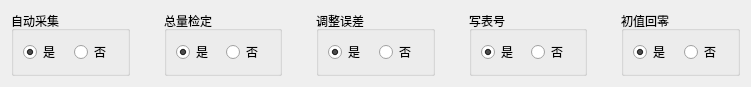
  <widget class="QWidget" name="layoutWidget">
   <property name="geometry">
    <rect>
     <x>21</x>
     <y>390</y>
     <width>751</width>
     <height>58</height>
    </rect>
   </property>
   <layout class="QHBoxLayout" name="horizontalLayout_5">
    <item>
     <widget class="Q3ButtonGroup" name="buttonGroup_2">
      <property name="title">
       <string>自动采集</string>
      </property>
      <layout class="QHBoxLayout" name="horizontalLayout">
       <item>
        <widget class="QRadioButton" name="tBtn_autoPick_true">
         <property name="text">
          <string>是</string>
         </property>
         <property name="checked">
          <bool>true</bool>
         </property>
        </widget>
       </item>
       <item>
        <widget class="QRadioButton" name="tBtn_autoPick_false">
         <property name="text">
          <string>否</string>
         </property>
        </widget>
       </item>
      </layout>
     </widget>
    </item>
    <item>
     <spacer name="horizontalSpacer_22">
      <property name="orientation">
       <enum>Qt::Horizontal</enum>
      </property>
      <property name="sizeType">
       <enum>QSizePolicy::Preferred</enum>
      </property>
      <property name="sizeHint" stdset="0">
       <size>
        <width>28</width>
        <height>20</height>
       </size>
      </property>
     </spacer>
    </item>
    <item>
     <widget class="Q3ButtonGroup" name="buttonGroup">
      <property name="title">
       <string>总量检定</string>
      </property>
      <layout class="QHBoxLayout" name="horizontalLayout_6">
       <item>
        <widget class="QRadioButton" name="tBtn_totalverify_true">
         <property name="text">
          <string>是</string>
         </property>
         <property name="checked">
          <bool>true</bool>
         </property>
        </widget>
       </item>
       <item>
        <widget class="QRadioButton" name="tBtn_totalverify_false">
         <property name="text">
          <string>否</string>
         </property>
        </widget>
       </item>
      </layout>
     </widget>
    </item>
    <item>
     <spacer name="horizontalSpacer_23">
      <property name="orientation">
       <enum>Qt::Horizontal</enum>
      </property>
      <property name="sizeType">
       <enum>QSizePolicy::Preferred</enum>
      </property>
      <property name="sizeHint" stdset="0">
       <size>
        <width>28</width>
        <height>20</height>
       </size>
      </property>
     </spacer>
    </item>
    <item>
     <widget class="Q3ButtonGroup" name="buttonGroup_4">
      <property name="title">
       <string>调整误差</string>
      </property>
      <layout class="QHBoxLayout" name="horizontalLayout_8">
       <item>
        <widget class="QRadioButton" name="tBtn_adjustError_true">
         <property name="text">
          <string>是</string>
         </property>
         <property name="checked">
          <bool>true</bool>
         </property>
        </widget>
       </item>
       <item>
        <widget class="QRadioButton" name="tBtn_adjustError_false">
         <property name="text">
          <string>否</string>
         </property>
        </widget>
       </item>
      </layout>
     </widget>
    </item>
    <item>
     <spacer name="horizontalSpacer_24">
      <property name="orientation">
       <enum>Qt::Horizontal</enum>
      </property>
      <property name="sizeType">
       <enum>QSizePolicy::Preferred</enum>
      </property>
      <property name="sizeHint" stdset="0">
       <size>
        <width>28</width>
        <height>20</height>
       </size>
      </property>
     </spacer>
    </item>
    <item>
     <widget class="Q3ButtonGroup" name="buttonGroup_5">
      <property name="title">
       <string>写表号</string>
      </property>
      <layout class="QHBoxLayout" name="horizontalLayout_7">
       <item>
        <widget class="QRadioButton" name="tBtn_writeNum_true">
         <property name="text">
          <string>是</string>
         </property>
         <property name="checked">
          <bool>true</bool>
         </property>
        </widget>
       </item>
       <item>
        <widget class="QRadioButton" name="tBtn_writeNum_false">
         <property name="text">
          <string>否</string>
         </property>
        </widget>
       </item>
      </layout>
     </widget>
    </item>
    <item>
     <spacer name="horizontalSpacer_25">
      <property name="orientation">
       <enum>Qt::Horizontal</enum>
      </property>
      <property name="sizeType">
       <enum>QSizePolicy::Preferred</enum>
      </property>
      <property name="sizeHint" stdset="0">
       <size>
        <width>28</width>
        <height>20</height>
       </size>
      </property>
     </spacer>
    </item>
    <item>
     <widget class="Q3ButtonGroup" name="buttonGroup_8">
      <property name="title">
       <string>初值回零</string>
      </property>
      <layout class="QHBoxLayout" name="horizontalLayout_10">
       <item>
        <widget class="QRadioButton" name="tBtn_resetzero_true">
         <property name="text">
          <string>是</string>
         </property>
         <property name="checked">
          <bool>true</bool>
         </property>
        </widget>
       </item>
       <item>
        <widget class="QRadioButton" name="tBtn_resetzero_false">
         <property name="text">
          <string>否</string>
         </property>
        </widget>
       </item>
      </layout>
     </widget>
    </item>
   </layout>
  </widget>
